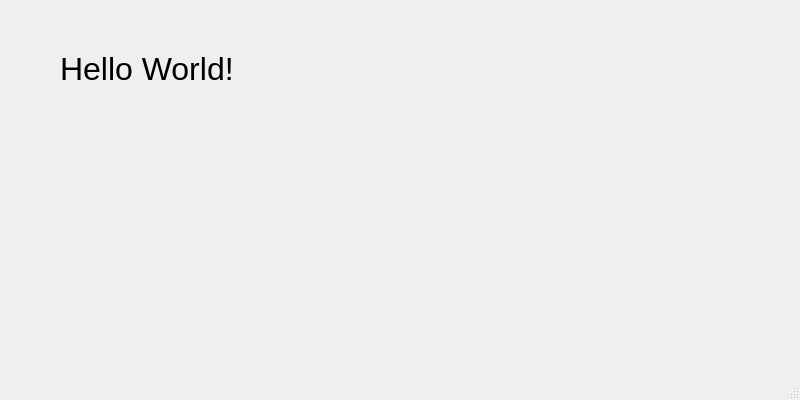
<?xml version="1.0" encoding="UTF-8"?>
<ui version="4.0">
 <class>MainWindow</class>
 <widget class="QMainWindow" name="MainWindow">
  <property name="geometry">
   <rect>
    <x>0</x>
    <y>0</y>
    <width>800</width>
    <height>400</height>
   </rect>
  </property>
  <property name="windowTitle">
   <string>MainWindow</string>
  </property>
  <widget class="QWidget" name="centralwidget">
   <widget class="QLabel" name="label">
    <property name="geometry">
     <rect>
      <x>60</x>
      <y>50</y>
      <width>182</width>
      <height>37</height>
     </rect>
    </property>
    <property name="font">
     <font>
      <pointsize>24</pointsize>
     </font>
    </property>
    <property name="text">
     <string>Hello World!</string>
    </property>
   </widget>
  </widget>
  <widget class="QMenuBar" name="menubar">
   <property name="geometry">
    <rect>
     <x>0</x>
     <y>0</y>
     <width>800</width>
     <height>25</height>
    </rect>
   </property>
  </widget>
  <widget class="QStatusBar" name="statusbar"/>
 </widget>
 <resources/>
 <connections/>
</ui>
